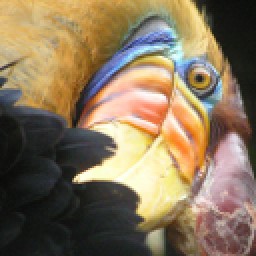
#> input picture Excercise 7/bird_small.png, 128 x 128 px (shown 2 times larger)
$ jupyter execute --allow-errors ex7.ipynb   (shell and % lines are left out)
#> lines starting #> are read from the running program, lines starting #| are printed output that depends on the picture
#> further down, image is the input picture: shape (128, 128, 3); mean R, G, B 135.4, 117.4, 91.3
[cell 1]
import pandas as pd
import numpy as np
import matplotlib.pyplot as plt
import scipy.io as sio
from scipy.optimize import minimize
import pdb

[cell 2]
def assign_centroids(X, centroids):
    # pdb.set_trace()
    return np.argmin(np.sum((X[:, np.newaxis, :]-centroids)**2, 2), 1)

[cell 3]
def compute_centroid(X, cs, K):
    centroids = np.zeros((K, X.shape[1]))
    for i in range(K):
        centroids[i, :] = X[cs == i, :].mean(0)
    return centroids

#> (a cell that did not finish here is left out)

[cell 5]
def kmeans(X, max_iter, init_centroids=None, K=None):
#> called with X = array of shape (16384, 3), max_iter = 40, K = 16
    if init_centroids == None:
        init_centroids = X[np.random.choice(X.shape[0], K), :]
#> init_centroids = 16 rows, first 8: [0.682, 0.482, 0.204], [0.984, 0.992, 0.796], [0.839, 0.788, 0.824], [0.525, 0.6, 0.875], [0.286, 0.259, 0.216], [0.098, 0.106, 0.0745], [0.212, 0.224, 0.208], [0.565, 0.408, 0.388]
    cs = init_centroids
#> cs has the same summary as init_centroids
    c_trace = init_centroids
#> c_trace has the same summary as init_centroids
    if K == None:
        K = initial_centroids.shape[0]
    for i in range(max_iters):
        # pdb.set_trace()
        assigned_c = assign_centroids(X, cs)
        cs = compute_centroid(X, assigned_c, K)
        c_trace = np.concatenate((c_trace, cs), 0)
#> after the loop, c_trace = 176 rows, first 8: [0.682, 0.482, 0.204], [0.984, 0.992, 0.796], [0.839, 0.788, 0.824], [0.525, 0.6, 0.875], [0.286, 0.259, 0.216], [0.098, 0.106, 0.0745], [0.212, 0.224, 0.208], [0.565, 0.408, 0.388]
    return cs, assigned_c, c_trace

[cell 6]
K = 3
max_iters = 10
initial_centroids = np.array([[3, 3], [6, 2], [8, 5]])
#> (the rest of this cell did not finish here and is left out)

[cell 7]
from scipy.ndimage import imread
image = imread('bird_small.png')
plt.imshow(image)
plt.show()

[cell 8]
image = image.reshape(image.shape[0]*image.shape[1], 3)

[cell 9]
cs, idx, _ = kmeans(image/255., 40, K=16)
#> cs = 16 rows, first 8: [0.766, 0.548, 0.254], [0.975, 0.943, 0.813], [0.784, 0.742, 0.747], [0.466, 0.564, 0.754], [0.373, 0.356, 0.386], [0.115, 0.125, 0.115], [0.331, 0.269, 0.233], [0.557, 0.465, 0.409]; idx = 16384 values, max 15 at index 96, min 0 at index 48, mean 7.72

[cell 10]
X_ = cs[idx, :]
fig = plt.figure(figsize=(8, 4))

ax1 = fig.add_subplot(121)
ax1.imshow(image.reshape(128, 128, 3), extent=[0, 1, 0, 1])
ax1.set_title('Original')

ax2 = fig.add_subplot(122)
ax2.imshow(X_.reshape(128, 128, 3), extent=[0, 1, 0, 1])
ax2.set_title('Recovered')
plt.show()
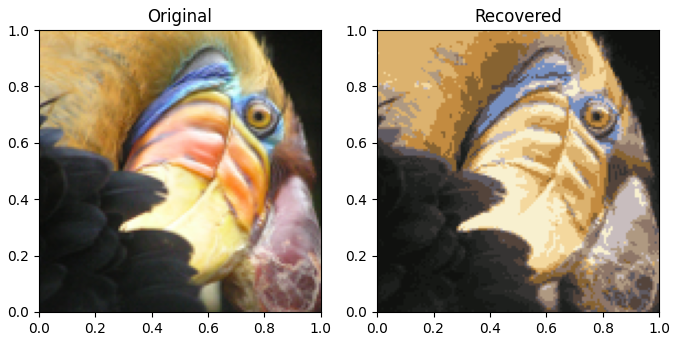
#> figure drawn by matplotlib, 2 panels
